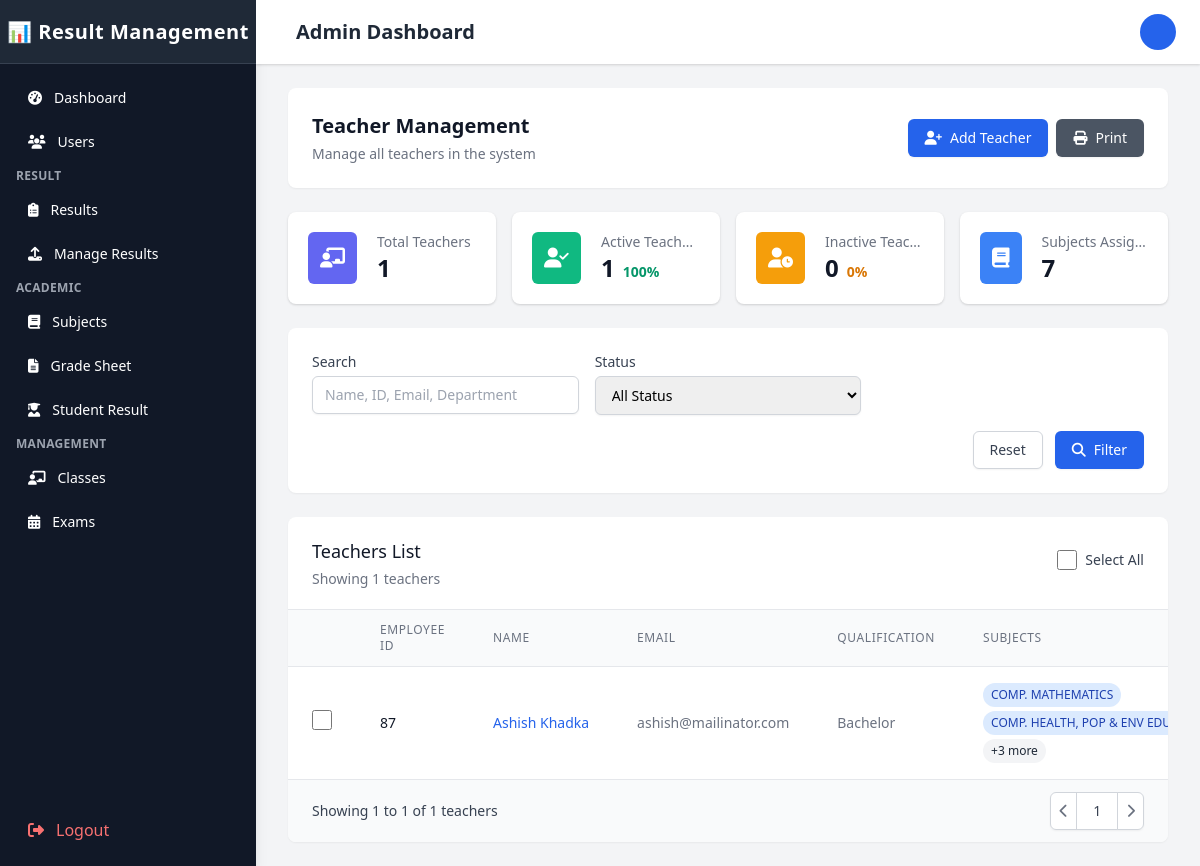
The page /Admin/teachers.php (signed in) on the database as committed earlier.
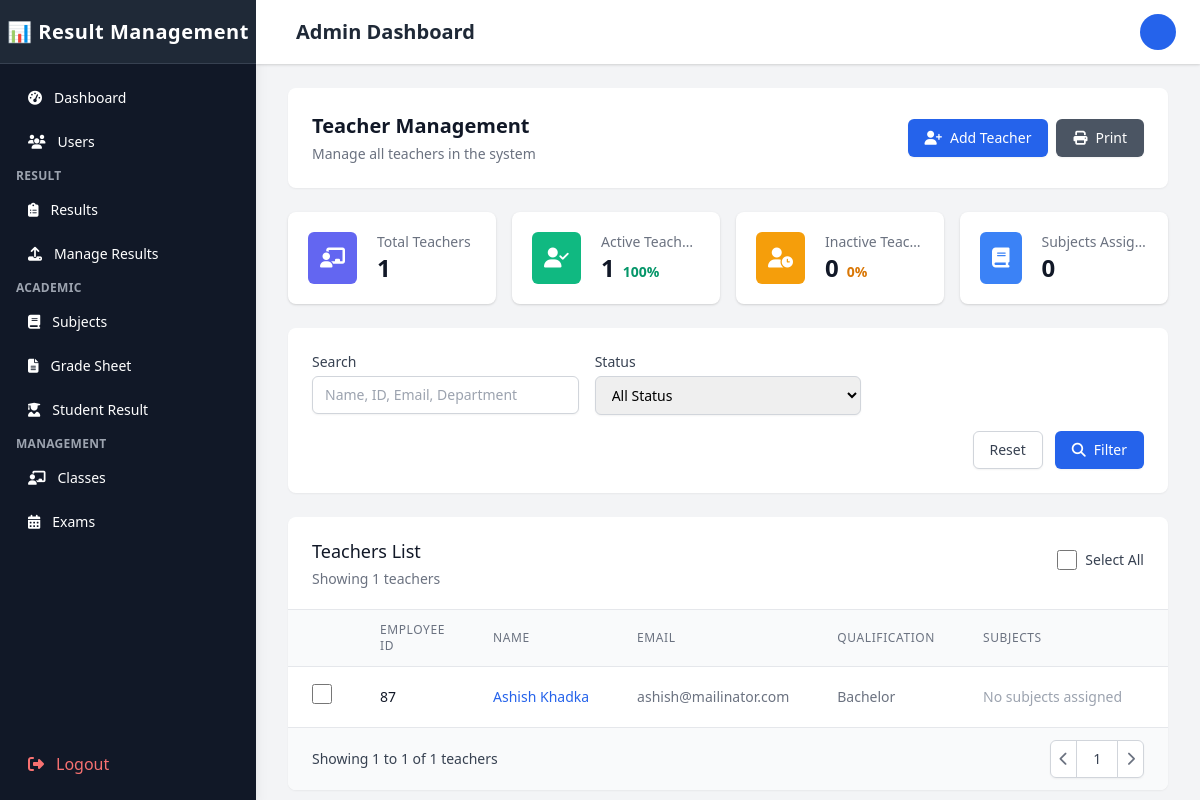
The same page on the database as committed later.
### tables this page shows
CREATE TABLE `teachers` (
  `teacher_id` int(11) NOT NULL,
  `user_id` int(11) NOT NULL,
  `employee_id` varchar(20) NOT NULL,
  `qualification` varchar(100) DEFAULT NULL,
  `experience` varchar(255) DEFAULT NULL,
  `department` varchar(50) DEFAULT NULL,
  `joining_date` date DEFAULT NULL,
  `phone` varchar(20) DEFAULT NULL,
  `address` text DEFAULT NULL,
  `is_active` tinyint(1) NOT NULL DEFAULT 1,
  `created_at` timestamp NOT NULL DEFAULT current_timestamp(),
  `updated_at` timestamp NOT NULL DEFAULT current_timestamp() ON UPDATE current_timestamp()
);

CREATE TABLE `users` (
  `user_id` int(11) NOT NULL,
  `username` varchar(50) NOT NULL,
  `password` varchar(255) NOT NULL,
  `full_name` varchar(100) NOT NULL,
  `email` varchar(100) NOT NULL,
  `gender` enum('male','female','other') DEFAULT NULL,
  `role` enum('admin','teacher','student') NOT NULL,
  `status` enum('active','inactive','pending','locked') DEFAULT 'active',
  `profile_image` varchar(255) DEFAULT NULL,
  `last_login` datetime DEFAULT NULL,
  `failed_login_attempts` int(11) NOT NULL DEFAULT 0,
  `last_failed_login` datetime DEFAULT NULL,
  `password_reset_token` varchar(100) DEFAULT NULL,
  `password_reset_expires` datetime DEFAULT NULL,
  `email_verified` tinyint(1) NOT NULL DEFAULT 0,
  `email_verification_token` varchar(100) DEFAULT NULL,
  `created_at` timestamp NOT NULL DEFAULT current_timestamp(),
  `updated_at` timestamp NOT NULL DEFAULT current_timestamp() ON UPDATE current_timestamp(),
  `phone` varchar(20) DEFAULT NULL,
  `address` varchar(255) DEFAULT NULL
);

CREATE TABLE `teachersubjects` (
  `id` int(11) NOT NULL,
  `teacher_id` int(11) NOT NULL,
  `subject_id` int(11) NOT NULL,
  `class_id` int(11) NOT NULL,
  `is_active` tinyint(1) NOT NULL DEFAULT 1,
  `created_at` timestamp NOT NULL DEFAULT current_timestamp(),
  `updated_at` timestamp NOT NULL DEFAULT current_timestamp() ON UPDATE current_timestamp()
);

CREATE TABLE `subjects` (
  `subject_id` varchar(20) NOT NULL,
  `subject_name` varchar(100) NOT NULL,
  `subject_code` varchar(20) DEFAULT NULL,
  `description` text DEFAULT NULL,
  `full_marks_theory` decimal(5,2) NOT NULL DEFAULT 100.00,
  `full_marks_practical` decimal(5,2) NOT NULL DEFAULT 0.00,
  `pass_marks_theory` decimal(5,2) NOT NULL DEFAULT 40.00,
  `pass_marks_practical` decimal(5,2) NOT NULL DEFAULT 0.00,
  `credit_hours` decimal(3,1) NOT NULL DEFAULT 1.0,
  `is_optional` tinyint(1) NOT NULL DEFAULT 0,
  `is_active` tinyint(1) NOT NULL DEFAULT 1,
  `created_at` timestamp NOT NULL DEFAULT current_timestamp(),
  `updated_at` timestamp NOT NULL DEFAULT current_timestamp() ON UPDATE current_timestamp()
);

### Admin/teachers.php (the view, shortened to what the changed rows need)
<?php
$conn = new mysqli('localhost', 'root', '', 'result_management');
$query = "SELECT t.*, u.full_name, u.email, u.status, u.phone
          FROM teachers t
          JOIN users u ON t.user_id = u.user_id
          WHERE 1=1";
$query .= " ORDER BY t.created_at DESC";
$stmt = $conn->prepare($query);
$stmt->execute();
$result = $stmt->get_result();
$teachers = [];
while ($row = $result->fetch_assoc()) {
    $teachers[] = $row;
}
$stats = [
    'total' => 0,
    'active' => 0,
    'inactive' => 0,
    'subjects_assigned' => 0
];
$stats_result = $conn->query("SELECT COUNT(*) as total FROM teachers");
if ($stats_result) {
    $stats['total'] = $stats_result->fetch_assoc()['total'];
}
$stats_result = $conn->query("SELECT COUNT(*) as active FROM teachers t JOIN users u ON t.user_id = u.user_id WHERE u.status = 'active'");
if ($stats_result) {
    $stats['active'] = $stats_result->fetch_assoc()['active'];
}
$stats['inactive'] = $stats['total'] - $stats['active'];
$stats_result = $conn->query("SELECT COUNT(*) as subjects_assigned FROM teachersubjects");
if ($stats_result) {
    $stats['subjects_assigned'] = $stats_result->fetch_assoc()['subjects_assigned'];
}
foreach ($teachers as &$teacher) {
    $teacher_id = $teacher['teacher_id'];
    $subjects_query = "SELECT ts.*, s.subject_name, c.class_name, c.section
                      FROM teachersubjects ts
                      JOIN subjects s ON ts.subject_id = s.subject_id
                      JOIN classes c ON ts.class_id = c.class_id
                      WHERE ts.teacher_id = ? AND ts.is_active = 1";
    $subjects_stmt = $conn->prepare($subjects_query);
    $subjects_stmt->bind_param("i", $teacher_id);
    $subjects_stmt->execute();
    $subjects_result = $subjects_stmt->get_result();
}
?>
<!DOCTYPE html>
<html lang="en">
<head>
    <link rel="stylesheet" href="https://cdnjs.cloudflare.com/ajax/libs/font-awesome/6.4.0/css/all.min.css">
    <link href="https://cdn.jsdelivr.net/npm/tailwindcss@2.2.19/dist/tailwind.min.css" rel="stylesheet">
</head>
<body class="bg-gray-100" id="body">
    <div class="flex h-screen overflow-hidden">
        <?php include 'sidebar.php'; ?>
        <div class="flex flex-col flex-1 w-0 overflow-hidden">
            <?php include 'topBar.php'; ?>
            <main class="flex-1 relative overflow-y-auto focus:outline-none">
                <div class="py-6">
                    <div class="max-w-7xl mx-auto px-4 sm:px-6 md:px-8">
                        <div class="bg-white shadow-sm rounded-lg p-6 mb-6">
                            <div class="flex flex-col md:flex-row md:items-center md:justify-between">
                                <div>
                                    <h2 class="text-xl font-bold text-gray-900">Teacher Management</h2>
                                </div>
                            </div>
                        </div>
                        <div class="grid grid-cols-1 sm:grid-cols-2 lg:grid-cols-4 gap-4 mb-6">
                            <div class="bg-white overflow-hidden shadow rounded-lg hover-scale">
                                <div class="p-5">
                                    <div class="flex items-center">
                                        <div class="ml-5 w-0 flex-1">
                                            <dl>
                                                <dd class="flex items-baseline">
                                                    <div class="text-2xl font-semibold text-gray-900"><?php echo $stats['subjects_assigned']; ?></div>
                                                </dd>
                                            </dl>
                                        </div>
                                    </div>
                                </div>
                            </div>
                        </div>
                        <div class="bg-white shadow-sm rounded-lg overflow-hidden">
                            <div class="overflow-x-auto">
                                <table class="min-w-full divide-y divide-gray-200">
                                    <thead class="bg-gray-50">
                                        <tr>
                                            <th scope="col" class="px-6 py-3 text-left text-xs font-medium text-gray-500 uppercase tracking-wider">
                                            </th>
                                            <th scope="col" class="px-6 py-3 text-left text-xs font-medium text-gray-500 uppercase tracking-wider">Employee ID</th>
                                            <th scope="col" class="px-6 py-3 text-left text-xs font-medium text-gray-500 uppercase tracking-wider">Name</th>
                                            <th scope="col" class="px-6 py-3 text-left text-xs font-medium text-gray-500 uppercase tracking-wider">Email</th>
                                            <th scope="col" class="px-6 py-3 text-left text-xs font-medium text-gray-500 uppercase tracking-wider">Qualification</th>
                                            <th scope="col" class="px-6 py-3 text-left text-xs font-medium text-gray-500 uppercase tracking-wider">Subjects</th>
                                            <th scope="col" class="px-6 py-3 text-left text-xs font-medium text-gray-500 uppercase tracking-wider">Status</th>
                                        </tr>
                                    </thead>
                                    <tbody class="bg-white divide-y divide-gray-200">
                                        <?php if (empty($teachers)): ?>
                                            <tr>
                                                <td colspan="9" class="px-6 py-4 text-center text-sm text-gray-500">No teachers found.</td>
                                            </tr>
                                        <?php else: ?>
                                            <?php foreach ($teachers as $teacher): ?>
                                                <tr class="hover:bg-gray-50" data-phone="<?php echo htmlspecialchars($teacher['phone'] ?? ''); ?>">
                                                    <td class="px-6 py-4 whitespace-nowrap">
                                                        <input type="checkbox" name="selected_teachers[]" value="<?php echo $teacher['teacher_id']; ?>" form="bulkActionForm" class="teacher-checkbox form-checkbox h-5 w-5 text-blue-600">
                                                    </td>
                                                    <td class="px-6 py-4 whitespace-nowrap text-sm font-medium text-gray-900">
                                                        <?php echo htmlspecialchars($teacher['employee_id']); ?>
                                                    </td>
                                                    <td class="px-6 py-4 whitespace-nowrap text-sm text-gray-500">
                                                        <a href="#" onclick="showProfileModal('<?php echo $teacher['teacher_id']; ?>'); return false;" class="text-blue-600 hover:text-blue-900">
                                                            <?php echo htmlspecialchars($teacher['full_name']); ?>
                                                        </a>
                                                    </td>
                                                    <td class="px-6 py-4 whitespace-nowrap text-sm text-gray-500">
                                                        <?php echo htmlspecialchars($teacher['email']); ?>
                                                    </td>
                                                    <td class="px-6 py-4 whitespace-nowrap text-sm text-gray-500">
                                                        <?php echo htmlspecialchars($teacher['qualification']); ?>
                                                    </td>
                                                    <td class="px-6 py-4 whitespace-nowrap text-sm text-gray-500">
                                                        <?php if (empty($teacher['subjects'])): ?>
                                                            <span class="text-gray-400">No subjects assigned</span>
                                                        <?php else: ?>
                                                            <div class="flex flex-wrap gap-1">
                                                                <?php foreach (array_slice($teacher['subjects'], 0, 2) as $subject): ?>
                                                                    <span class="px-2 py-1 text-xs rounded-full bg-blue-100 text-blue-800">
                                                                        <?php echo htmlspecialchars($subject['subject_name']); ?>
                                                                    </span>
                                                                <?php endforeach; ?>
                                                                <?php if (count($teacher['subjects']) > 2): ?>
                                                                    <span class="px-2 py-1 text-xs rounded-full bg-gray-100 text-gray-800">
                                                                        +<?php echo count($teacher['subjects']) - 2; ?> more
                                                                    </span>
                                                                <?php endif; ?>
                                                            </div>
                                                        <?php endif; ?>
                                                    </td>
                                                    <td class="px-6 py-4 whitespace-nowrap">
                                                    </td>
                                                </tr>
                                            <?php endforeach; ?>
                                        <?php endif; ?>
                                    </tbody>
                                </table>
                            </div>
                        </div>
                    </div>
                </div>
            </main>
        </div>
    </div>
</body>
</html>

Rows that differ between the two databases and show on the page:
removed teachersubjects: subject.subject_name "COMP. MATHEMATICS"
removed teachersubjects: subject.subject_name "COMP. HEALTH, POP & ENV…"
shown differently, row unchanged: teachers "Bachelor": count($teacher['subjects']) - 2 "3" → (not shown); text "+ more" → "No subjects assigned"
Other text that changed with them:
$stats['subjects_assigned']: "7" → "0"
